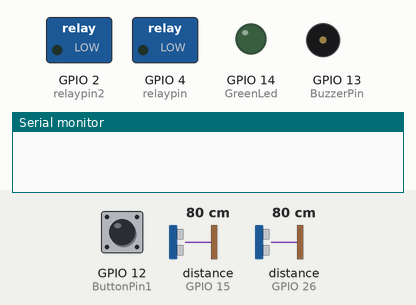
Recording of a sketch running on a simulated ESP32. On the bench: switched loads named in the sketch (green lamp = pin HIGH), output pins drawn as LEDs (lit = HIGH), buzzer (waves = sounding, pin HIGH), the last lines printed to the serial monitor. Wiring (inferred from the names in the program): 2 × ultrasonic range finder: trigger GPIO 25, echo GPIO 15 / trigger GPIO 27, echo GPIO 26. Inputs (shaded band) come from the test bench; at power-on: distance to the obstacle (sensors on GPIO 15, GPIO 26) 80 cm, GPIO 12 (ButtonPin1) HIGH. The echo pulse lasts 58.3 µs per cm; WiFi joins after 1.5 s; servers stay silent unless stated; pins used as bus, display or sensor lines are not drawn.

Above: at 4.0 s.
4.1 s: distance to the obstacle (sensor on GPIO 15) set to 2 cm
At 5.2 s:
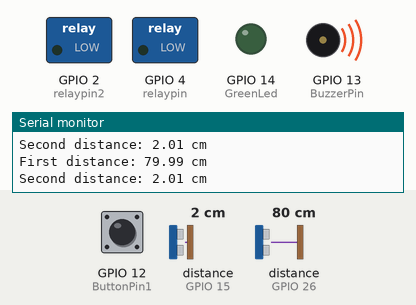
5.6 s: distance to the obstacle (sensor on GPIO 15) set to 4 cm
At 6.8 s:
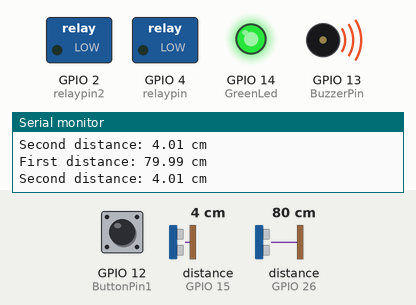
7.1 s: distance to the obstacle (sensor on GPIO 26) set to 15 cm
8.6 s: distance to the obstacle (sensor on GPIO 26) set to 12 cm
At 9.4 s:
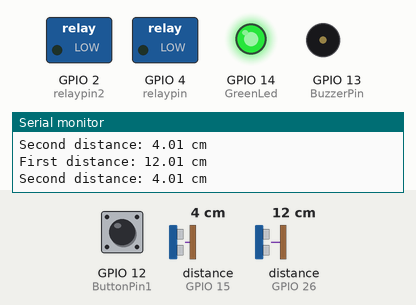
12.7 s: distance to the obstacle (sensor on GPIO 26) set to 4 cm
14.2 s: distance to the obstacle (sensor on GPIO 26) set to 2 cm
At 14.7 s:
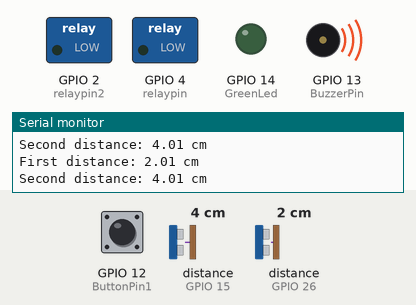
Timing chart, 0 to 16.7 s (numbered marks = the images above; inputs shaded):
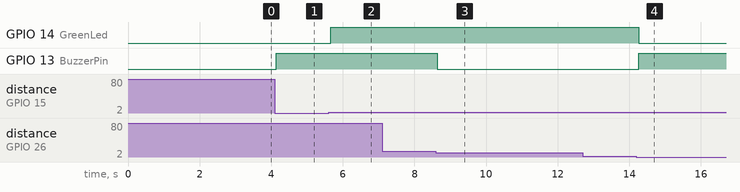

The sketch:

Arduino.ino
```cpp
#define BLYNK_TEMPLATE_ID "TMPL2xCPWGdxg"
#define BLYNK_TEMPLATE_NAME "Fuel Management"
#define BLYNK_AUTH_TOKEN "IvDzWJuAKV3nQiHU9SY3ekR8fnSTXe0G"
#define BLYNK_PRINT Serial

char ssid[] = "brainSTREAM";
char pass[] = "BrainWIFI";

int emptyTankDistance =  15;
int fullTankDistance =  3;

int triggerPer =   10 ;

#include <Adafruit_SSD1306.h>
#include <WiFi.h>
#include <WiFiClient.h>
#include <BlynkSimpleEsp32.h>
#include <AceButton.h>
using namespace ace_button;

#define TRIGPIN    27
#define ECHOPIN    26
//#define wifiLed    2
#define ButtonPin1 12
#define BuzzerPin  13
#define GreenLed   14
#define trig       25
#define echo       15

#define VPIN_BUTTON_1    V1
#define VPIN_BUTTON_2    V2
#define VPIN_BUTTON_3    V3
#define VPIN_BUTTON_4    V4
#define VPIN_BUTTON_5    V5
#define VPIN_BUTTON_6    V6

float duration1;
float duration2;
float distance1;
float distance2;
int   waterLevelPer1;
int   waterLevelPer2;
bool  toggleBuzzer = HIGH;
int   volume1;
int   volume2;
bool  alert1;
bool  alert2;
int relaypin = 4;
int relaypin2 = 2;

char auth[] = BLYNK_AUTH_TOKEN;

ButtonConfig config1;
AceButton button1(&config1);

void handleEvent1(AceButton*, uint8_t, uint8_t);

BlynkTimer timer;

//void checkBlynkStatus() {
  //bool isconnected = Blynk.connected();
  //if (isconnected == false) {
    //Serial.println("Blynk Not Connected");
    //digitalWrite(wifiLed, LOW);
  //}
  //if (isconnected == true) {
    //digitalWrite(wifiLed, HIGH);
   // Serial.println("Blynk Connected");
  //}
//}

BLYNK_CONNECTED() {
  Blynk.syncVirtual(VPIN_BUTTON_1);
  Blynk.syncVirtual(VPIN_BUTTON_2);
  Blynk.syncVirtual(VPIN_BUTTON_3);
  Blynk.syncVirtual(VPIN_BUTTON_4);
  Blynk.syncVirtual(VPIN_BUTTON_5);
  Blynk.syncVirtual(VPIN_BUTTON_6);
}

void measureDistance(){
  digitalWrite(TRIGPIN, LOW);
  delayMicroseconds(2);
  digitalWrite(TRIGPIN, HIGH);
  delayMicroseconds(20);
  digitalWrite(TRIGPIN, LOW);
  duration1 = pulseIn(ECHOPIN, HIGH);
  distance1 = ((duration1 / 2) * 0.343)/10;

  digitalWrite(trig, LOW);
  delayMicroseconds(2);
  digitalWrite(trig, HIGH);
  delayMicroseconds(20);
  digitalWrite(trig, LOW);
  duration2 = pulseIn(echo, HIGH);
  distance2 = ((duration2 / 2) * 0.343)/10;

   if ((distance1 > (fullTankDistance - 3)  && distance1 < emptyTankDistance ) || (distance2 > (fullTankDistance - 3)  && distance2 < emptyTankDistance )){
    waterLevelPer1 = map((int)distance1 ,emptyTankDistance, fullTankDistance, 0, 100);
    waterLevelPer2 = map((int)distance2, emptyTankDistance, fullTankDistance, 0, 100);
    volume1 = waterLevelPer1 * 450 / 100;
    volume2 = waterLevelPer2 * 450 / 100;
    Blynk.virtualWrite(VPIN_BUTTON_1, waterLevelPer1);
    Blynk.virtualWrite(VPIN_BUTTON_2, (String(volume1) + " ml"));
    Blynk.virtualWrite(VPIN_BUTTON_3, waterLevelPer2);
    Blynk.virtualWrite(VPIN_BUTTON_4, (String(volume2) + " ml"));
    Blynk.virtualWrite(VPIN_BUTTON_5, alert1);
    Blynk.virtualWrite(VPIN_BUTTON_6, alert2);

    Serial.print("First distance: ");
    Serial.print(distance1);
    Serial.println(" cm");
    Serial.print("Second distance: ");
    Serial.print(distance2);
    Serial.println(" cm");

    if ((waterLevelPer1 < triggerPer)) {
      digitalWrite(GreenLed, HIGH);
      alert1 = 1;
      if (toggleBuzzer == HIGH){
        digitalWrite(BuzzerPin, HIGH);
      }
    } else{
      alert1 = 0;
    }
    if ((waterLevelPer2 < triggerPer)) {
      digitalWrite(GreenLed, HIGH);
      alert2 = 1;
      if (toggleBuzzer == HIGH){
        digitalWrite(BuzzerPin, HIGH);
      }
    } else {
      alert2 = 0;
    }
    if ((distance1 < fullTankDistance)||(distance2 < fullTankDistance)){
      digitalWrite(GreenLed, LOW);
      if (toggleBuzzer == HIGH){
        digitalWrite(BuzzerPin, HIGH);
      }
    }

    if ((distance1 > (fullTankDistance + 5) && waterLevelPer1 > (triggerPer + 5))||(distance2 > (fullTankDistance + 5) && waterLevelPer2 > (triggerPer + 5))){
      toggleBuzzer = HIGH;
      digitalWrite(BuzzerPin, LOW);
    }
  }

  delay(100);
}

void setup() {
  Blynk.begin(auth, ssid, pass);

  Serial.begin(9600);

  pinMode(ECHOPIN, INPUT);
  pinMode(echo, INPUT);
  pinMode(TRIGPIN, OUTPUT);
  pinMode(trig, OUTPUT);
 // pinMode(wifiLed, OUTPUT);
  pinMode(GreenLed, OUTPUT);
  pinMode(BuzzerPin, OUTPUT);
  pinMode(ButtonPin1, INPUT_PULLUP);
  pinMode(relaypin, OUTPUT);
  pinMode(relaypin2, OUTPUT);

  //digitalWrite(wifiLed, LOW);
  digitalWrite(GreenLed, LOW);
  digitalWrite(BuzzerPin, LOW);

  config1.setEventHandler(button1Handler);

  button1.init(ButtonPin1);

  WiFi.begin(ssid, pass);
  //timer.setInterval(2000L, checkBlynkStatus); // check if Blynk server is connected every 2 seconds
  Blynk.config(auth);
  delay(1000);
}

void loop() {
  measureDistance();
  Blynk.run();
  timer.run();
  button1.check();
}

void button1Handler(AceButton* button, uint8_t eventType, uint8_t buttonState) {
  Serial.println("EVENT1");
  switch (eventType) {
    case AceButton::kEventReleased:
      Serial.println("kEventReleased");
      digitalWrite(BuzzerPin, LOW);
      toggleBuzzer = LOW;
      break;
  }
}
```

Measured:
- the behaviour switches between 2 and 3 cm on distance to the obstacle (sensor on GPIO 15) (found by bisection; images 1 and 2)
- the behaviour switches between 14 and 13 cm on distance to the obstacle (sensor on GPIO 26) (found by bisection; images 2 and 3)
- the behaviour switches between 3 and 2 cm on distance to the obstacle (sensor on GPIO 26) (found by bisection; images 3 and 4)
- after the input at 4.1 s, GPIO 13 (BuzzerPin): LOW → HIGH at once
- after the input at 5.6 s, GPIO 14 (GreenLed): LOW → HIGH after 0.06 s
- after the input at 8.6 s, GPIO 13 (BuzzerPin): HIGH → LOW at once
- after the input at 14.2 s, GPIO 14 (GreenLed): HIGH → LOW after 0.06 s; GPIO 13 (BuzzerPin): LOW → HIGH after 0.06 s
